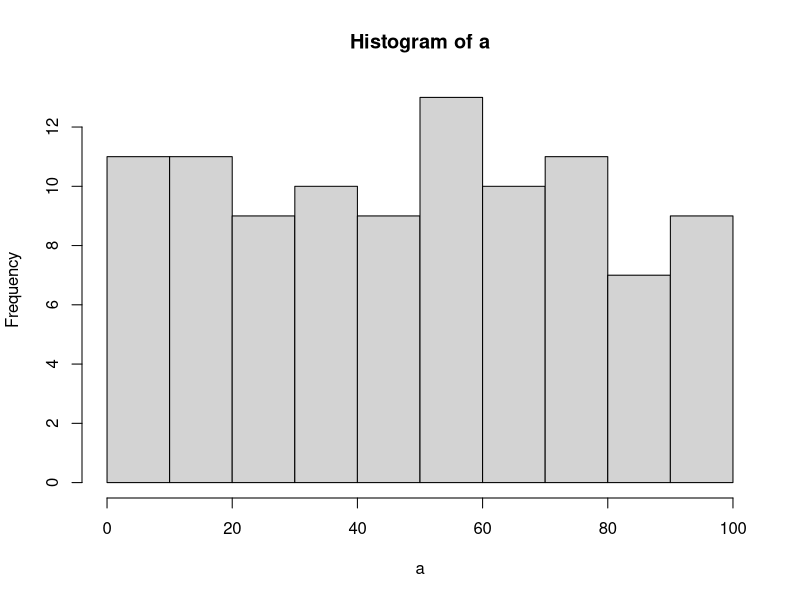

This chart was generated by the following R code:
## ---- chunk 1
knitr::opts_chunk$set(message=FALSE,warning=FALSE, cache=TRUE)
## ---- chunk 2
for(i in 1:100)
  if(i%%3==0){
    print("Fizz")}
 if(i%%5==0){
  print( "Buzz" )
 }else(i%%3==0 && i%%5==0)
  print( "FizzBuzz" )
## ---- chunk 3
Sent<-" Here I am doing harder problems"
table(unlist(strsplit(Sent,split="")))
## ---- chunk 4
a<-runif(100,0,100)
hist(a)
## ---- chunk 5
e<-c(2,3,1,5,6,8)
e*3
## ---- chunk 6
Alpha <- c("A","B","C","D","E")
NewA <- unique(Alpha)
sampleA<- sample(NewA)
encryption_key <- data.frame(NewA,sampleA)

encrypt_numbers <-function(input_sequence,key){
  encrypted_sequence<-c()
  for(i in 1:length(input_sequence)){
    original_number <- input_sequence[i]
    new_number <- key[key$numbers==original_number,]$scrambled_numbers
    encrypted_sequence[i] <- new_number
  }
  return(encrypted_sequence)
}

encrypt_numbers(Alpha,encryption_key)
## ---- chunk 7
save_rolls <- c()
for(sims in 1:1000){
  total_sum<-0
  number_of_rolls<-0
  while(total_sum < 25){
    number_of_rolls <- number_of_rolls+1
    total_sum <-total_sum+sample(c(1,2,3,4,5,6),1)
  }
  save_rolls[sims] <- number_of_rolls
}
mean(save_rolls)
## ---- chunk 8
total_sum<-0
number_of_rolls<-0
while(total_sum < 12){
  number_of_rolls <- number_of_rolls+1
  total_sum <-total_sum+sample(c(1,2,3,4,5,6),1)
}
number_of_rolls
## ---- chunk 9
total_sum<-0
number_of_rolls<-0
while(total_sum < 11){
  number_of_rolls <- number_of_rolls+1
  total_sum <-total_sum+sample(c(1,2,3,4,5,6),1)
}
number_of_rolls
## ---- chunk 10
total_sum<-0
number_of_rolls<-0
while(total_sum < 2){
  number_of_rolls <- number_of_rolls+1
  total_sum <-total_sum+sample(c(1,2,3,4,5,6),1)
}
number_of_rolls
## ---- chunk 11
total_sum<-0
number_of_rolls<-0
while(total_sum < 3){
  number_of_rolls <- number_of_rolls+1
  total_sum <-total_sum+sample(c(1,2,3,4,5,6),1)
}
number_of_rolls
